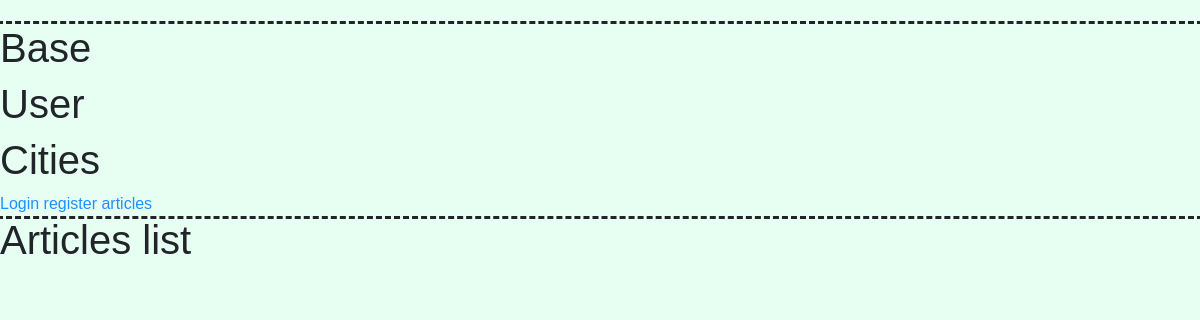
The page /articles/ on the database as committed earlier.
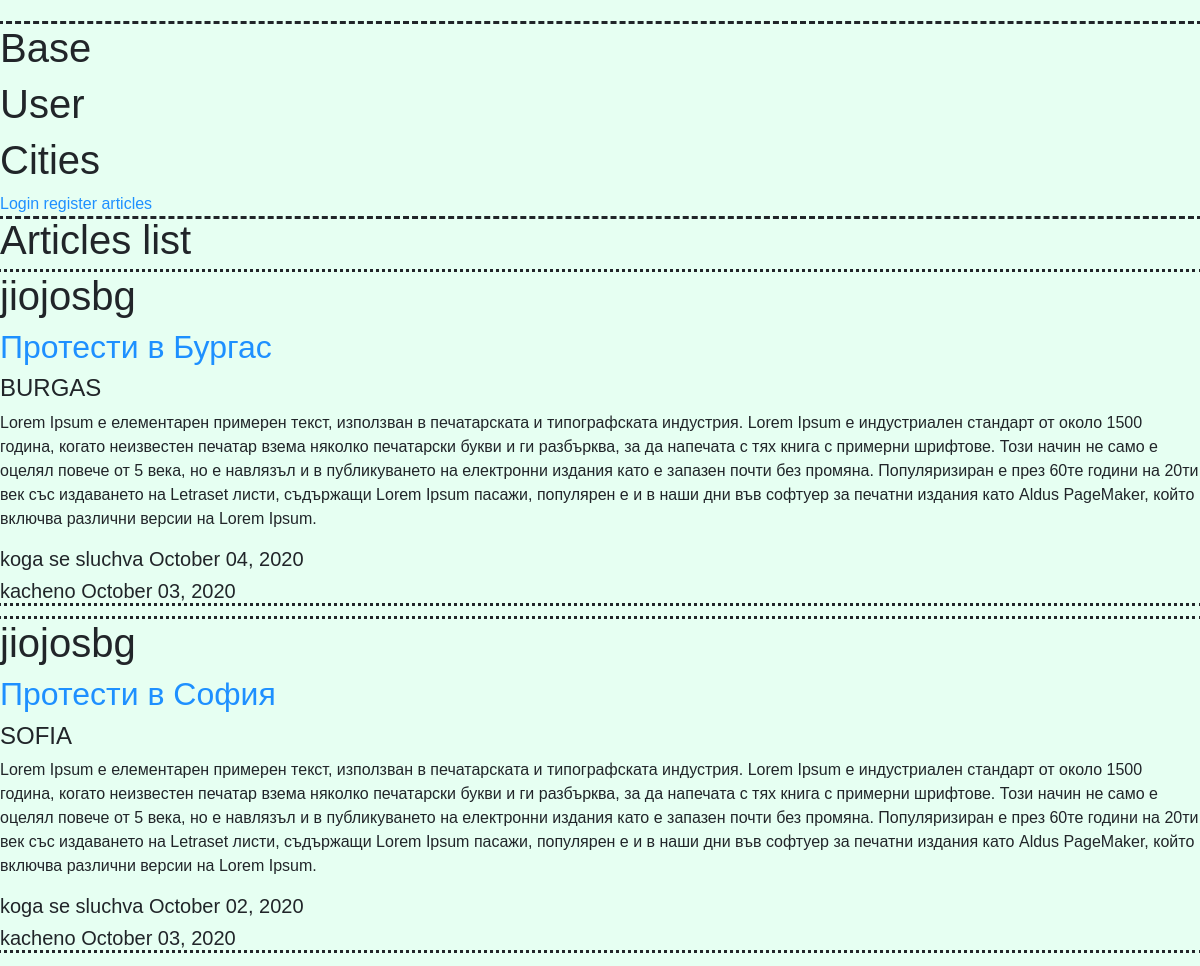
The same page on the database as committed later.
### articles/models.py (models this page shows, shortened)
class Article(models.Model):
    title = models.CharField(max_length=100)
    content = models.TextField()
    date_posted = models.DateTimeField(default=timezone.now)
    date_of_action = models.DateTimeField(default=timezone.now)
    cities = [
    ('SOFIA', 'Sofia'),
    ('BURGAS', 'Burgas'),
    ('PLOVDIV', 'Plovdiv'),
    ('VARNA', 'Varna'),
    ('RUSE', 'Ruse'),
    ]
    city = models.CharField(
        max_length=10,
        choices=cities,
        default='SOFIA',
    )
    author = models.ForeignKey(User, on_delete=models.CASCADE)

### articles/views.py (the view)
# urls.py: path('', views.ArticleListView.as_view(), name='article-list'),
class ArticleListView(ListView):
    model=Article
    template_name="articles/article_list.html"
    context_object_name='articles'
    ordering = ['-date_posted']

### articles/templates/articles/article_list.html (shortened to what this page needs)
{% extends "pages/base.html" %}
{% block content %}
    <h1>Articles list</h1>
    {% for article in articles %}
      <div style="outline-style: dotted">
        <h1>{{ article.author }}</h1>
        <a href="{% url 'article-detail' article.id %}"><h2>{{ article.title }}</h2></a>
        <h4>{{ article.city }}</h4>
        <p>{{ article.content }}</p>
        <h5>koga se sluchva {{ article.date_of_action|date:"F d, Y" }}</h5>
        <h5>kacheno {{ article.date_posted|date:"F d, Y" }}</h5>
      </div>
    {% endfor %}
{% endblock content %}

### pages/templates/pages/base.html (shortened to what this page needs)
{% load static %}
<!DOCTYPE html>
<html>
<head>
    <link rel="stylesheet" href="https://maxcdn.bootstrapcdn.com/bootstrap/4.0.0/css/bootstrap.min.css">
    <link rel="stylesheet" type="text/css" href="{% static 'pages/main.css' %}">
</head>
<body>
  <br>
  <header style="outline-style: dashed">
    <h1>Base</h1>
    <h1>User</h1>
    <h1>Cities</h1>
    {% if user.is_authenticated %}
      <a href="#"> profile</a>
      <a href="{% url 'logout'%}"> logout</a>
      <a href="{% url 'article-create'%}"> Article create</a>
    {% else %}
      <a href="{% url 'login'%}"> Login</a>
      <a href="{% url 'register'%}"> register</a>
    {% endif %}
    <a href="{% url 'article-list'%}"> articles</a>
  </header>
    <main role="main">
      {% block content %}{% endblock %}
    </main>
</body>
</html>

### pages/static/pages/main.css (style rules this page uses)
body { font-family: Arial, Helvetica, sans-serif; background-color: #e6fff2; }
* { box-sizing: border-box; }
a { color: dodgerblue; }

Rows that differ between the two databases and show on the page:
added Article: author "jiojosbg", title "Протести в Бургас", city "BURGAS", content "Lorem Ipsum е елементарен примерен текст, използван в печатарската и типографската индустрия. Lorem Ipsum е индустриален стандарт от около 1500 година, когато неизвестен печатар взема няколко печатарски букви и ги разбърква, за да напечата с тях книга с примерни шрифтове. Този начин не само е оцелял повече от 5 века, но е навлязъл и в публикуването на електронни издания като е запазен почти без промяна. Популяризиран е през 60те години на 20ти век със издаването на Letraset листи, съдържащи Lorem Ipsum пасажи, популярен е и в наши дни във софтуер за печатни издания като Aldus PageMaker, който включва различни версии на Lorem Ipsum.", date_of_action "October 04, 2020", date_posted "October 03, 2020"
added Article: author "jiojosbg", title "Протести в София", city "SOFIA", content "Lorem Ipsum е елементарен примерен текст, използван в печатарската и типографската индустрия. Lorem Ipsum е индустриален стандарт от около 1500 година, когато неизвестен печатар взема няколко печатарски букви и ги разбърква, за да напечата с тях книга с примерни шрифтове. Този начин не само е оцелял повече от 5 века, но е навлязъл и в публикуването на електронни издания като е запазен почти без промяна. Популяризиран е през 60те години на 20ти век със издаването на Letraset листи, съдържащи Lorem Ipsum пасажи, популярен е и в наши дни във софтуер за печатни издания като Aldus PageMaker, който включва различни версии на Lorem Ipsum.", date_of_action "October 02, 2020", date_posted "October 03, 2020"
